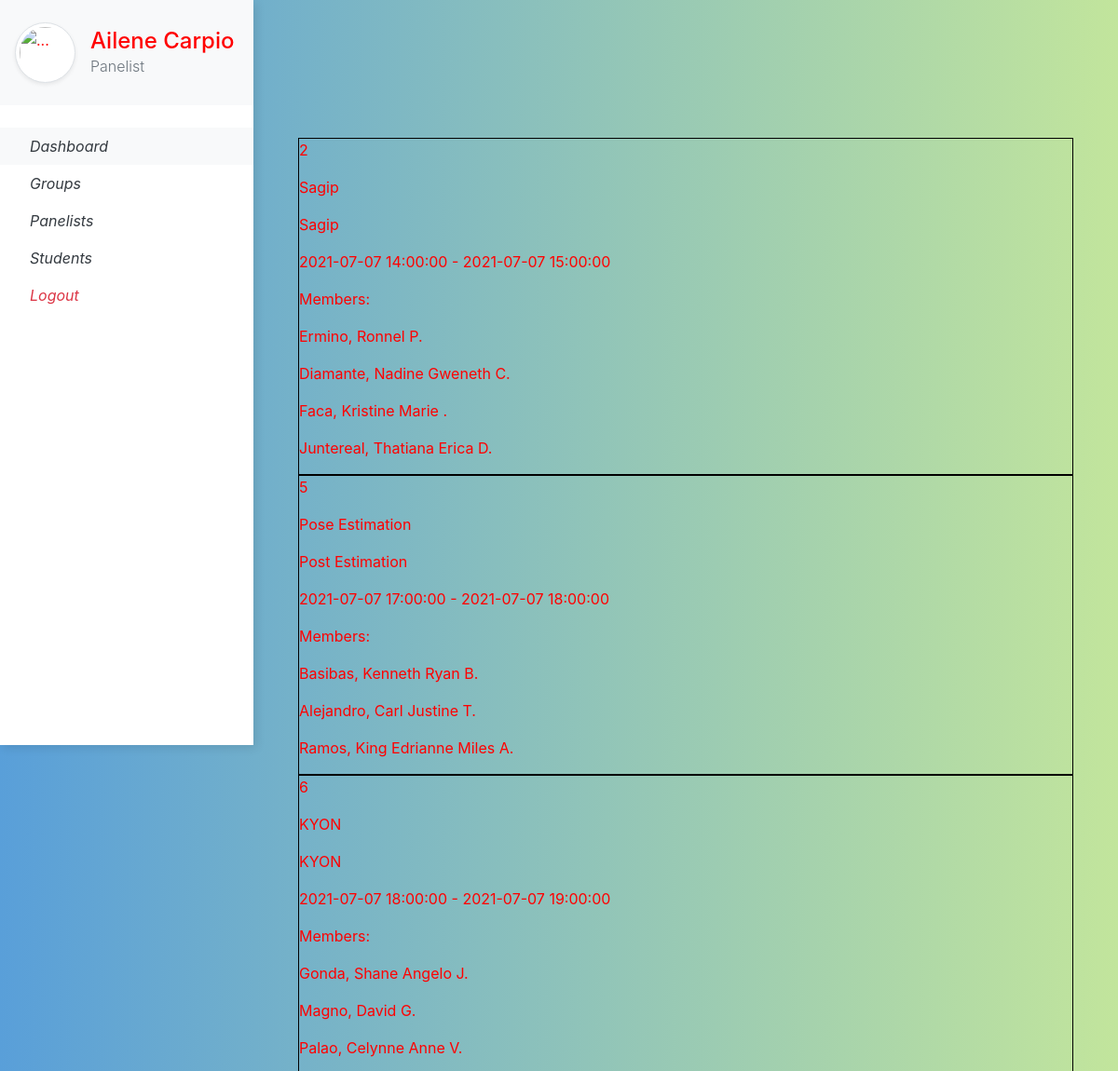
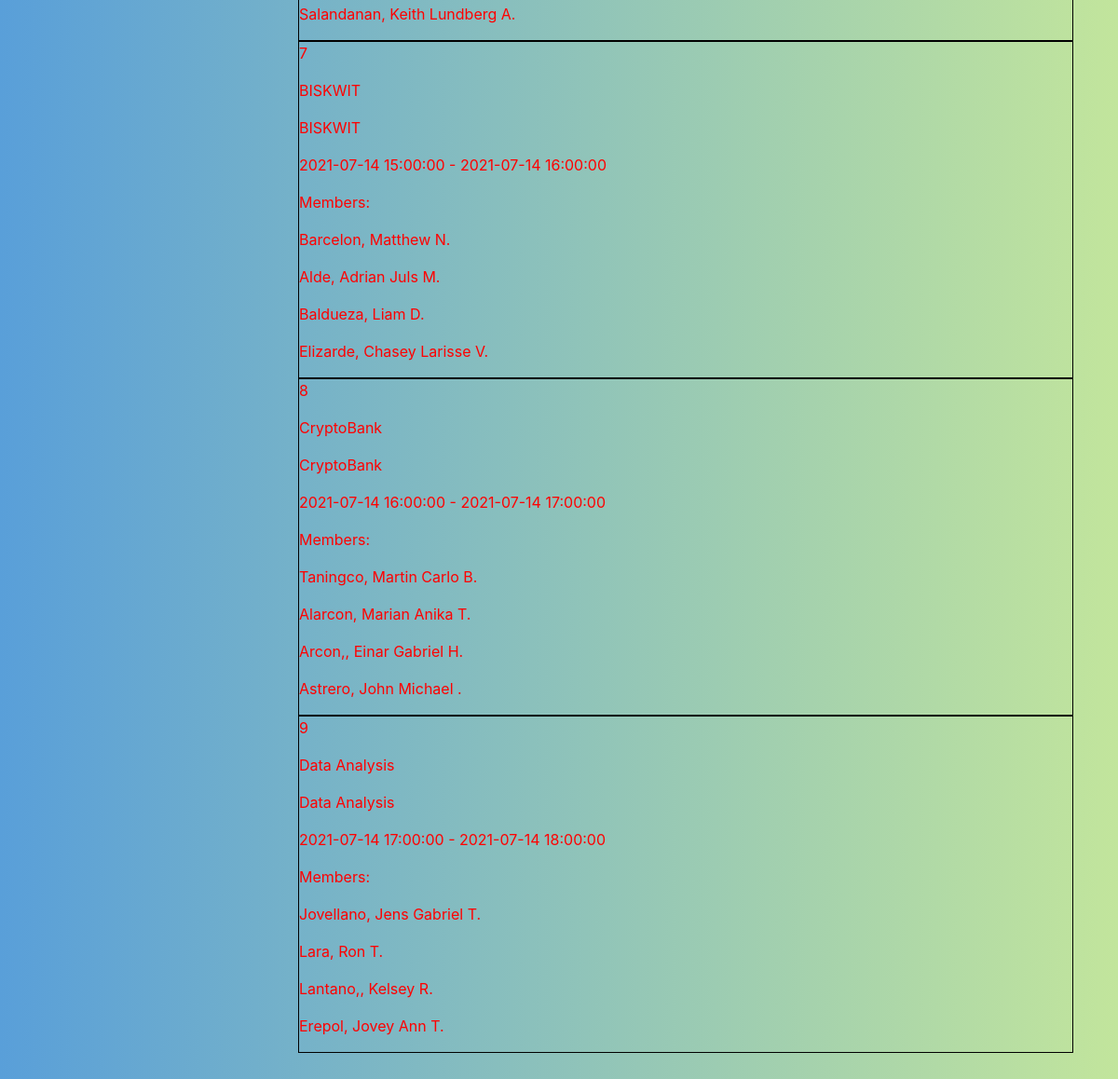
The page /user_home/ (signed in) on the database its author committed (2 pictures, top to bottom).
### website/models.py (models this page shows, shortened)
class Panelist(db.Model, UserMixin):
    id         = db.Column(db.Integer, primary_key=True)
    username   = db.Column(db.String(150), nullable=False)
    password   = db.Column(db.String(150), nullable=False)
    last_name  = db.Column(db.String(150), nullable=False)
    first_name = db.Column(db.String(150), nullable=False)
    middle_in  = db.Column(db.String(10))
    school     = db.Column(db.String(150))
    header     = db.relationship('Defense', backref='head')
    paneling   = db.relationship(
        'Defense',
        secondary=defense_panel,
        backref=db.backref('panels')
    )

class Defense(db.Model):
    id            = db.Column(db.Integer, primary_key=True)
    group_id      = db.Column(db.Integer, db.ForeignKey('group.id'))
    head_panel_id = db.Column(db.Integer, db.ForeignKey('panelist.id'))
    start_date    = db.Column(db.DateTime)
    end_date      = db.Column(db.DateTime)
    paneling      = db.relationship(
        'Panelist',
        secondary=defense_panel,
        backref=db.backref('defenses')
    )

class Group(db.Model):
    id            = db.Column(db.Integer, primary_key=True)
    name          = db.Column(db.String(150), nullable=False)
    project_title = db.Column(db.String(150), nullable=False)
    program       = db.Column(db.String(150), nullable=False)
    members       = db.relationship('Student', backref='group', uselist=True)
    defenses      = db.relationship('Defense', backref='group')

class Student(db.Model):
    stud_no    = db.Column(db.Integer, primary_key=True)
    last_name  = db.Column(db.String(150), nullable=False)
    first_name = db.Column(db.String(150), nullable=False)
    middle_in  = db.Column(db.String(10))
    group_id   = db.Column(db.Integer, db.ForeignKey('group.id'))

### website/user.py (the view)
@user.route("/user_home/")
@login_required
def user_home():
    return render_template("home_u.html", user=current_user)

### website/__init__.py (called while the page is built)
def create_app():
    app = Flask(__name__)
    app.config['SECRET_KEY'] = 'hjshjhdjah kjshkjdhjs'
    app.config['SQLALCHEMY_DATABASE_URI'] = f'sqlite:///{DB_NAME}'
    db.init_app(app)
    from .admin import admin
    from .auth import auth
    from .user import user
    app.register_blueprint(auth, url_prefix='/')
    app.register_blueprint(admin, url_prefix='/')
    app.register_blueprint(user, url_prefix='/')
    from .models import Panelist, Master
    create_database(app)
    login_manager = LoginManager()
    login_manager.login_view = 'auth.login'
    login_manager.init_app(app)
    @login_manager.user_loader
    def load_user(username):
        if username == 'admin':
            return Master.query.filter_by(username=username).first()
        return Panelist.query.filter_by(username=username).first()
    return app

### website/templates/user/home_u.html (shortened to what this page needs)
{% extends "base_user.html" %}
{% block navigation %}
    <li class="nav-item">
        <a href="/user_home" class="nav-link text-dark font-italic bg-light">
            Dashboard
        </a>
    </li>
    <li class="nav-item">
        <a href="/user_groups/" class="nav-link text-dark font-italic">
            Groups
        </a>
    </li>
    <li class="nav-item">
        <a href="/user_panelists/" class="nav-link text-dark font-italic">
            Panelists
        </a>
    </li>
    <li class="nav-item">
        <a href="/user_students/" class="nav-link text-dark font-italic">
            Students
        </a>
    </li>
{% endblock %}
{% block content %}
    <div class='display_grid'>
        {% for defense in user.defenses %}
            <div class='box'>
                <p>{{ defense.id }}</p>
                <p>{{ defense.group.name }}</p>
                <p>{{ defense.group.project_title }}</p>
                <p>{{ defense.start_date }} - {{ defense.end_date }}</p>
                <p>Members:</p>
                {% for member in defense.group.members %}
                    <p>{{ member.last_name }}, {{ member.first_name }} {{ member.middle_in }}.</p>
                {% endfor%}
            </div>
        {% endfor %}
    </div>
{% endblock %}

### website/templates/user/base_user.html (shortened to what this page needs)
<html>
    <head>
        <link rel="stylesheet" href="https://stackpath.bootstrapcdn.com/bootstrap/4.3.1/css/bootstrap.min.css">
        <link rel='stylesheet' href="{{ url_for('static', filename ='user/user.css') }}">
    </head>
    <body>
        <div class="vertical-nav bg-white" id="sidebar">
            <div class="py-4 px-3 mb-4 bg-light">
                <div class="media d-flex align-items-center"><img src="https://res.cloudinary.com/mhmd/image/upload/v1556074849/avatar-1_tcnd60.png" alt="..." width="65" class="mr-3 rounded-circle img-thumbnail shadow-sm">
                    <div class="media-body">
                        <h4 class="m-0">{{ user.first_name}} {{ user.last_name }}</h4>
                        <p class="font-weight-light text-muted mb-0">Panelist</p>
                    </div>
                </div>
            </div>
            <ul class="nav flex-column bg-white mb-0">
                {% block navigation %}
                {% endblock %}
                <li class="nav-item">
                    <a href="/logout/" class="nav-link text-danger font-italic">
                Logout
        </a>
    </li>
            </ul>
        </div>
        <div class="page-content p-5" id="content">
            {% block content %}
            {% endblock %}
        </div>
    </body>
</html>

### website/static/user/user.css (style rules this page uses)
body { color: blue; }
* { color: red; }
.vertical-nav { min-width: 17rem; width: 17rem; height: 100vh; position: fixed; top: 0; left: 0; box-shadow: 3px 3px 10px rgba(0, 0, 0, 0.1); transition: all 0.4s; }
.page-content { width: calc(100% - 17rem); margin-left: 17rem; transition: all 0.4s; }
body { background: #599fd9; background: -webkit-linear-gradient(to right, #599fd9, #c2e59c); background: linear-gradient(to right, #599fd9, #c2e59c); min-height: 100vh; overflow-x: hidden; }
.box { border: 1px; border-color: black; border-style: solid; }
.display_grid { position: relative; margin-top: 100px; }

### rows shown on the page
Panelist: first_name "Ailene", last_name "Carpio"
Defense: id "2", group.name "Sagip", group.project_title "Sagip", start_date "2021-07-07 14:00:00", end_date "2021-07-07 15:00:00"
Student: last_name "Ermino", first_name "Ronnel", middle_in "P"
Student: last_name "Diamante", first_name "Nadine Gweneth", middle_in "C"
Student: last_name "Faca", first_name "Kristine Marie"
Student: last_name "Juntereal", first_name "Thatiana Erica", middle_in "D"
Defense: id "5", group.name "Pose Estimation", group.project_title "Post Estimation", start_date "2021-07-07 17:00:00", end_date "2021-07-07 18:00:00"
Student: last_name "Basibas", first_name "Kenneth Ryan", middle_in "B"
Student: last_name "Alejandro", first_name "Carl Justine", middle_in "T"
Student: last_name "Ramos", first_name "King Edrianne Miles", middle_in "A"
Defense: id "6", group.name "KYON", group.project_title "KYON", start_date "2021-07-07 18:00:00", end_date "2021-07-07 19:00:00"
Student: last_name "Gonda", first_name "Shane Angelo", middle_in "J"
Student: last_name "Magno", first_name "David", middle_in "G"
Student: last_name "Palao", first_name "Celynne Anne", middle_in "V"
Student: last_name "Salandanan", first_name "Keith Lundberg", middle_in "A"
Defense: id "7", group.name "BISKWIT", group.project_title "BISKWIT", start_date "2021-07-14 15:00:00", end_date "2021-07-14 16:00:00"
Student: last_name "Barcelon", first_name "Matthew", middle_in "N"
Student: last_name "Alde", first_name "Adrian Juls", middle_in "M"
Student: last_name "Baldueza", first_name "Liam", middle_in "D"
Student: last_name "Elizarde", first_name "Chasey Larisse", middle_in "V"
Defense: id "8", group.name "CryptoBank", group.project_title "CryptoBank", start_date "2021-07-14 16:00:00", end_date "2021-07-14 17:00:00"
Student: last_name "Taningco", first_name "Martin Carlo", middle_in "B"
Student: last_name "Alarcon", first_name "Marian Anika", middle_in "T"
Student: last_name "Arcon,", first_name "Einar Gabriel", middle_in "H"
Student: last_name "Astrero", first_name "John Michael"
Defense: id "9", group.name "Data Analysis", group.project_title "Data Analysis", start_date "2021-07-14 17:00:00", end_date "2021-07-14 18:00:00"
Student: last_name "Jovellano", first_name "Jens Gabriel", middle_in "T"
Student: last_name "Lara", first_name "Ron", middle_in "T"
Student: last_name "Lantano,", first_name "Kelsey", middle_in "R"
Student: last_name "Erepol", first_name "Jovey Ann", middle_in "T"
